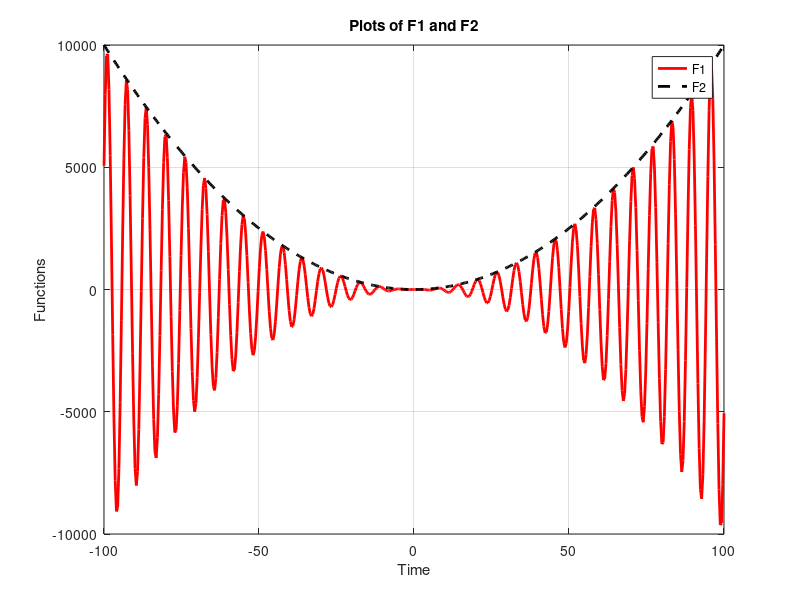

Recreate this plot in MATLAB.
% Copyright August, 2023, All Rights Reserved.
% Code by Zeyad M. Manaa.
% For:
%   - AE 315 - Systems and Control Course.
%   - Fall 2023
    
clear all
close all
clc


%% Basic math operations
% -- Similar to many basic programming languages (C, etc.)

2+2 
4*4 
2-2/7       % Order of operations matter
(2-2)/7 
(2-2)/7;    % Semi-colon suppresses the command from being printed.


%% Variables
% -- One can assign a variable using '='

a = 2+2;
a = a*2.3;    % Variable has been overwritten.


%% Math functions
% -- MATLAB has built-in math functions to facilitate the calculations.

a_ciel  = ceil(a);  % Rounds to the nearest integers towards infinity.
a_floor = floor(a); % Rounds to the nearest integers towards -infinity.
a_sign  = sign(a);  
a_abs   = abs(-a);  
a_exp   = exp(a);   
a_log   = log(a);


%% Vectors and matrices
% -- MATLAB is a very good place to deal with vectors and matrices

% Vectors
x_row_vec = [1 2 3 4 5];        % Define a row vector using spaces b\w items
y_row_vec = [1, 4, 9, 16, 25];  % Define a row vector using commas b\w items

x_row_vec_colon = 1:1:5;        % Define a row vector using colon oeprator
x_row_vec_lin   = linspace(1,5,20); % Define a row vector using linear sapce

x_column_vec = [1; 2; 3; 4; 5];
% or 
x_column_vec = x_row_vec';  % using transpose operator (')

% Matrices
A = [1, 2, 3;...
    4, 5, 6;...
    7, 8, 9];
B = [10, 20, 30;...
    40, 50, 60;...
    70, 80, 90];
C_normal_mult = A*B;
C_element_by_elemnt_mult = A.*B;


%% Visualizations

time    = linspace(-100, 100, 500); 
F1      = (time.^2).*sin(time);  % t^2*sin(t)
F2      = (time.^2);                 % t^2

% Plotting
figure();   % Initialize a figure
plot(time,F1,'r-','Linewidth',2)  % Plots F1(t) in a red solid line

hold on % Holds everything on the current plot to add more later

plot(time,F2,'k--','Linewidth',2) % Plots F2(t) in a black dashed line
xlabel('Time')                 % Adds the label "time" to the x-axis
ylabel('Functions')            % Adds the label "functions" to the y-axis
legend('F1','F2')              % Creates a legend with entries "F1", "F2"
grid on                        % Turns on the grid lines 
title('Plots of F1 and F2')    % Gives the plot a title

